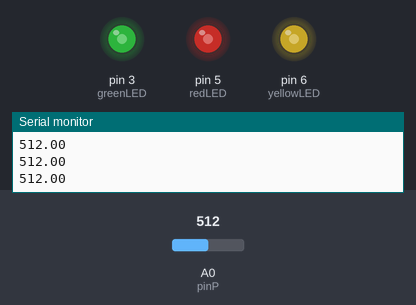
The sketch below on a simulated Arduino Uno, built with avr-gcc and run on an emulated ATmega328P. Parts: output pins drawn as LEDs (lit = HIGH), the last lines printed to the serial monitor. The test bench sets the inputs (shaded band); at power-on: A0 (pinP) = 512.

Above: at 1.2 s.
1.3 s: A0 (pinP) set to 716
At 1.7 s:
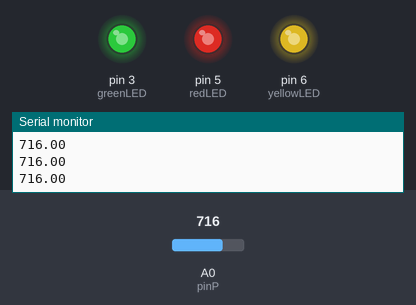
2.8 s: A0 (pinP) set to 900
At 3.9 s:
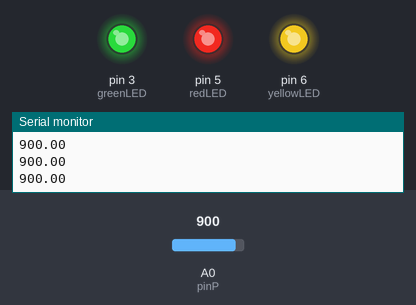
4.3 s: A0 (pinP) set to 122
At 5.0 s:
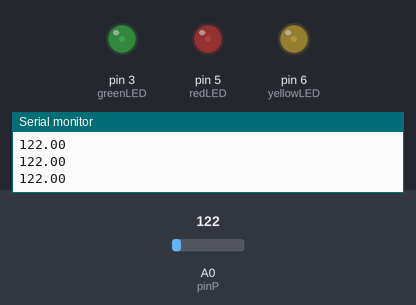
5.8 s: A0 (pinP) set to 0
At 6.3 s:
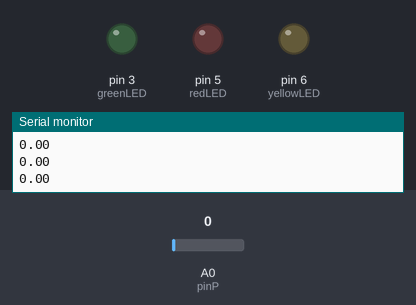
Timing chart, 0 to 8.3 s (numbered marks = the images above; inputs shaded):
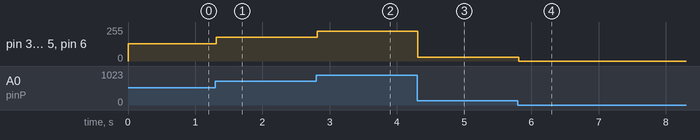

The sketch:

Light_Dimmer.ino
```cpp
int yellowLED = 6;
int redLED = 5;
int greenLED = 3;
int pinP = A0;
float val = 0;
float bright = 0;

void setup() {
  // put your setup code here, to run once:
  pinMode(yellowLED, OUTPUT);
  pinMode(redLED, OUTPUT);
  pinMode(greenLED, OUTPUT);
  pinMode(pinP, INPUT);
  Serial.begin(9600);
}

void loop() {
  // put your main code here, to run repeatedly:
  val = analogRead(pinP);
  Serial.println(val);
  bright = val/4;
  analogWrite(yellowLED, bright);
  analogWrite(redLED, bright);
  analogWrite(greenLED, bright);
}
```

Measured:
- after the input at 1.3 s, pin 3 (greenLED), pin 5 (redLED), pin 6 (yellowLED): 128/255 → 179/255 at once
- after the input at 2.8 s, pin 3 (greenLED), pin 5 (redLED), pin 6 (yellowLED): 179/255 → 225/255 at once
- after the input at 4.3 s, pin 3 (greenLED), pin 5 (redLED), pin 6 (yellowLED): 225/255 → 30/255 at once
- after the input at 5.8 s, pin 3 (greenLED), pin 5 (redLED), pin 6 (yellowLED): 30/255 → 0/255 at once
